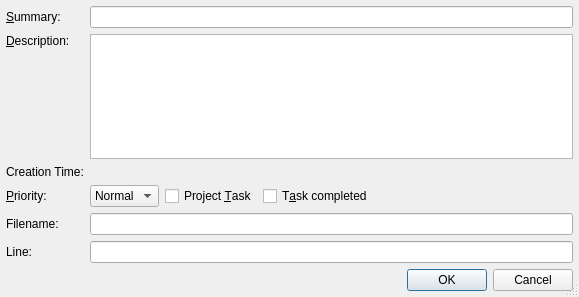
<?xml version="1.0" encoding="UTF-8"?>
<ui version="4.0">
 <class>TaskPropertiesDialog</class>
 <widget class="QDialog" name="TaskPropertiesDialog">
  <property name="geometry">
   <rect>
    <x>0</x>
    <y>0</y>
    <width>579</width>
    <height>297</height>
   </rect>
  </property>
  <property name="windowTitle">
   <string>Task Properties</string>
  </property>
  <property name="sizeGripEnabled">
   <bool>true</bool>
  </property>
  <layout class="QGridLayout">
   <item row="0" column="0">
    <widget class="QLabel" name="label">
     <property name="text">
      <string>&amp;Summary:</string>
     </property>
     <property name="buddy">
      <cstring>summaryEdit</cstring>
     </property>
    </widget>
   </item>
   <item row="0" column="1" colspan="3">
    <widget class="QLineEdit" name="summaryEdit">
     <property name="toolTip">
      <string>Enter the task summary</string>
     </property>
    </widget>
   </item>
   <item row="1" column="0">
    <widget class="QLabel" name="textLabel1">
     <property name="text">
      <string>&amp;Description:</string>
     </property>
     <property name="alignment">
      <set>Qt::AlignLeading|Qt::AlignLeft|Qt::AlignTop</set>
     </property>
     <property name="buddy">
      <cstring>descriptionEdit</cstring>
     </property>
    </widget>
   </item>
   <item row="1" column="1" colspan="3">
    <widget class="QTextEdit" name="descriptionEdit">
     <property name="toolTip">
      <string>Enter the task description</string>
     </property>
    </widget>
   </item>
   <item row="2" column="0">
    <widget class="QLabel" name="textLabel2">
     <property name="text">
      <string>Creation Time:</string>
     </property>
    </widget>
   </item>
   <item row="2" column="1" colspan="3">
    <widget class="QLabel" name="creationLabel">
     <property name="sizePolicy">
      <sizepolicy hsizetype="Expanding" vsizetype="Preferred">
       <horstretch>0</horstretch>
       <verstretch>0</verstretch>
      </sizepolicy>
     </property>
    </widget>
   </item>
   <item row="3" column="0">
    <widget class="QLabel" name="textLabel4">
     <property name="text">
      <string>&amp;Priority:</string>
     </property>
     <property name="buddy">
      <cstring>priorityCombo</cstring>
     </property>
    </widget>
   </item>
   <item row="3" column="1">
    <widget class="QComboBox" name="priorityCombo">
     <property name="toolTip">
      <string>Select the task priority</string>
     </property>
     <property name="currentIndex">
      <number>1</number>
     </property>
     <item>
      <property name="text">
       <string>High</string>
      </property>
     </item>
     <item>
      <property name="text">
       <string>Normal</string>
      </property>
     </item>
     <item>
      <property name="text">
       <string>Low</string>
      </property>
     </item>
    </widget>
   </item>
   <item row="3" column="2">
    <widget class="QCheckBox" name="projectCheckBox">
     <property name="toolTip">
      <string>Select to indicate a task related to the current project</string>
     </property>
     <property name="text">
      <string>Project &amp;Task</string>
     </property>
    </widget>
   </item>
   <item row="3" column="3">
    <widget class="QCheckBox" name="completedCheckBox">
     <property name="sizePolicy">
      <sizepolicy hsizetype="Expanding" vsizetype="Fixed">
       <horstretch>0</horstretch>
       <verstretch>0</verstretch>
      </sizepolicy>
     </property>
     <property name="toolTip">
      <string>Select to mark this task as completed</string>
     </property>
     <property name="text">
      <string>T&amp;ask completed</string>
     </property>
    </widget>
   </item>
   <item row="4" column="0">
    <widget class="QLabel" name="textLabel5">
     <property name="text">
      <string>Filename:</string>
     </property>
    </widget>
   </item>
   <item row="4" column="1" colspan="3">
    <widget class="QLineEdit" name="filenameEdit">
     <property name="focusPolicy">
      <enum>Qt::NoFocus</enum>
     </property>
     <property name="readOnly">
      <bool>true</bool>
     </property>
    </widget>
   </item>
   <item row="5" column="0">
    <widget class="QLabel" name="textLabel6">
     <property name="text">
      <string>Line:</string>
     </property>
    </widget>
   </item>
   <item row="5" column="1" colspan="3">
    <widget class="QLineEdit" name="linenoEdit">
     <property name="focusPolicy">
      <enum>Qt::NoFocus</enum>
     </property>
     <property name="readOnly">
      <bool>true</bool>
     </property>
    </widget>
   </item>
   <item row="6" column="0" colspan="4">
    <widget class="QDialogButtonBox" name="buttonBox">
     <property name="orientation">
      <enum>Qt::Horizontal</enum>
     </property>
     <property name="standardButtons">
      <set>QDialogButtonBox::Cancel|QDialogButtonBox::Ok</set>
     </property>
    </widget>
   </item>
  </layout>
 </widget>
 <layoutdefault spacing="6" margin="6"/>
 <pixmapfunction>qPixmapFromMimeSource</pixmapfunction>
 <tabstops>
  <tabstop>summaryEdit</tabstop>
  <tabstop>descriptionEdit</tabstop>
  <tabstop>priorityCombo</tabstop>
  <tabstop>projectCheckBox</tabstop>
  <tabstop>completedCheckBox</tabstop>
  <tabstop>buttonBox</tabstop>
 </tabstops>
 <resources/>
 <connections>
  <connection>
   <sender>buttonBox</sender>
   <signal>accepted()</signal>
   <receiver>TaskPropertiesDialog</receiver>
   <slot>accept()</slot>
   <hints>
    <hint type="sourcelabel">
     <x>48</x>
     <y>143</y>
    </hint>
    <hint type="destinationlabel">
     <x>49</x>
     <y>165</y>
    </hint>
   </hints>
  </connection>
  <connection>
   <sender>buttonBox</sender>
   <signal>rejected()</signal>
   <receiver>TaskPropertiesDialog</receiver>
   <slot>reject()</slot>
   <hints>
    <hint type="sourcelabel">
     <x>177</x>
     <y>149</y>
    </hint>
    <hint type="destinationlabel">
     <x>177</x>
     <y>162</y>
    </hint>
   </hints>
  </connection>
 </connections>
</ui>
